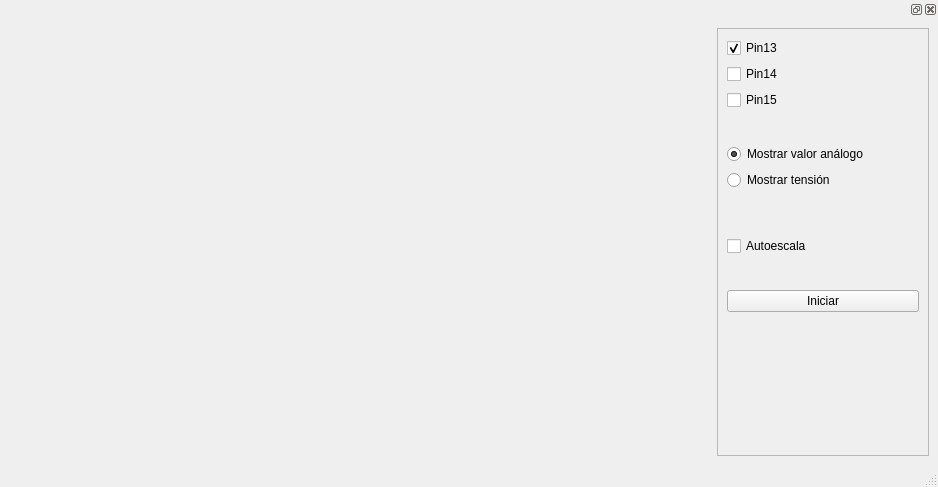
<?xml version="1.0" encoding="UTF-8"?>
<ui version="4.0">
 <class>MainWindow</class>
 <widget class="QMainWindow" name="MainWindow">
  <property name="geometry">
   <rect>
    <x>0</x>
    <y>0</y>
    <width>938</width>
    <height>487</height>
   </rect>
  </property>
  <property name="windowTitle">
   <string>Pynguino - Qwt</string>
  </property>
  <widget class="QWidget" name="centralwidget">
   <layout class="QGridLayout" name="gridLayout">
    <item row="0" column="0">
     <widget class="QwtPlot" name="qwtPlot">
      <property name="frameShape">
       <enum>QFrame::NoFrame</enum>
      </property>
     </widget>
    </item>
   </layout>
  </widget>
  <widget class="QStatusBar" name="statusBar">
   <property name="statusTip">
    <string>Pinguino 18F2550</string>
   </property>
  </widget>
  <widget class="QDockWidget" name="dockWidget">
   <property name="minimumSize">
    <size>
     <width>230</width>
     <height>465</height>
    </size>
   </property>
   <property name="maximumSize">
    <size>
     <width>230</width>
     <height>524287</height>
    </size>
   </property>
   <property name="font">
    <font>
     <weight>50</weight>
     <bold>false</bold>
    </font>
   </property>
   <property name="allowedAreas">
    <set>Qt::LeftDockWidgetArea|Qt::RightDockWidgetArea</set>
   </property>
   <attribute name="dockWidgetArea">
    <number>2</number>
   </attribute>
   <widget class="QWidget" name="dockWidgetContents">
    <layout class="QGridLayout" name="gridLayout_2">
     <item row="0" column="0">
      <widget class="QFrame" name="frame">
       <property name="frameShape">
        <enum>QFrame::StyledPanel</enum>
       </property>
       <property name="frameShadow">
        <enum>QFrame::Raised</enum>
       </property>
       <layout class="QGridLayout" name="gridLayout_3">
        <item row="0" column="0">
         <widget class="QCheckBox" name="checkBox13">
          <property name="text">
           <string>Pin13</string>
          </property>
          <property name="checked">
           <bool>true</bool>
          </property>
         </widget>
        </item>
        <item row="1" column="0">
         <widget class="QCheckBox" name="checkBox14">
          <property name="text">
           <string>Pin14</string>
          </property>
         </widget>
        </item>
        <item row="2" column="0">
         <widget class="QCheckBox" name="checkBox15">
          <property name="text">
           <string>Pin15</string>
          </property>
         </widget>
        </item>
        <item row="5" column="0">
         <spacer name="verticalSpacer">
          <property name="orientation">
           <enum>Qt::Vertical</enum>
          </property>
          <property name="sizeType">
           <enum>QSizePolicy::Fixed</enum>
          </property>
          <property name="sizeHint" stdset="0">
           <size>
            <width>48</width>
            <height>28</height>
           </size>
          </property>
         </spacer>
        </item>
        <item row="6" column="0">
         <widget class="QRadioButton" name="radioButton_analog">
          <property name="text">
           <string>Mostrar valor análogo</string>
          </property>
          <property name="checked">
           <bool>true</bool>
          </property>
         </widget>
        </item>
        <item row="7" column="0">
         <widget class="QRadioButton" name="radioButton_voltaje">
          <property name="text">
           <string>Mostrar tensión</string>
          </property>
         </widget>
        </item>
        <item row="8" column="0">
         <spacer name="verticalSpacer_2">
          <property name="orientation">
           <enum>Qt::Vertical</enum>
          </property>
          <property name="sizeType">
           <enum>QSizePolicy::Fixed</enum>
          </property>
          <property name="sizeHint" stdset="0">
           <size>
            <width>20</width>
            <height>40</height>
           </size>
          </property>
         </spacer>
        </item>
        <item row="9" column="0">
         <widget class="QCheckBox" name="checkBox_auto">
          <property name="text">
           <string>Autoescala</string>
          </property>
         </widget>
        </item>
        <item row="10" column="0">
         <spacer name="verticalSpacer_4">
          <property name="orientation">
           <enum>Qt::Vertical</enum>
          </property>
          <property name="sizeType">
           <enum>QSizePolicy::Fixed</enum>
          </property>
          <property name="sizeHint" stdset="0">
           <size>
            <width>189</width>
            <height>28</height>
           </size>
          </property>
         </spacer>
        </item>
        <item row="11" column="0">
         <widget class="QPushButton" name="pushButton_iniciar">
          <property name="text">
           <string>Iniciar</string>
          </property>
          <property name="checkable">
           <bool>true</bool>
          </property>
          <property name="checked">
           <bool>false</bool>
          </property>
          <property name="autoDefault">
           <bool>false</bool>
          </property>
          <property name="default">
           <bool>false</bool>
          </property>
         </widget>
        </item>
        <item row="12" column="0">
         <spacer name="verticalSpacer_3">
          <property name="orientation">
           <enum>Qt::Vertical</enum>
          </property>
          <property name="sizeHint" stdset="0">
           <size>
            <width>20</width>
            <height>142</height>
           </size>
          </property>
         </spacer>
        </item>
       </layout>
      </widget>
     </item>
    </layout>
   </widget>
  </widget>
 </widget>
 <customwidgets>
  <customwidget>
   <class>QwtPlot</class>
   <extends>QFrame</extends>
   <header>qwt_plot.h</header>
  </customwidget>
 </customwidgets>
 <resources/>
 <connections/>
</ui>
